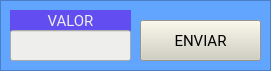
     <widget class="QFrame" name="frame_32">
      <property name="geometry">
       <rect>
        <x>300</x>
        <y>290</y>
        <width>271</width>
        <height>71</height>
       </rect>
      </property>
      <property name="styleSheet">
       <string notr="true">background-color: rgb(97, 165, 255);</string>
      </property>
      <property name="frameShape">
       <enum>QFrame::StyledPanel</enum>
      </property>
      <property name="frameShadow">
       <enum>QFrame::Raised</enum>
      </property>
      <widget class="QLabel" name="label_92">
       <property name="geometry">
        <rect>
         <x>10</x>
         <y>10</y>
         <width>121</width>
         <height>21</height>
        </rect>
       </property>
       <property name="font">
        <font>
         <family>Roboto</family>
         <pointsize>11</pointsize>
         <weight>50</weight>
         <italic>false</italic>
         <bold>false</bold>
        </font>
       </property>
       <property name="styleSheet">
        <string notr="true">font: 11pt &quot;Roboto&quot;;
color: rgb(238, 238, 236);
background-color: rgb(98, 77, 240);</string>
       </property>
       <property name="text">
        <string>VALOR</string>
       </property>
       <property name="alignment">
        <set>Qt::AlignCenter</set>
       </property>
      </widget>
      <widget class="QLineEdit" name="ingresar_dinero_5">
       <property name="geometry">
        <rect>
         <x>10</x>
         <y>30</y>
         <width>121</width>
         <height>31</height>
        </rect>
       </property>
       <property name="styleSheet">
        <string notr="true">background-color: rgb(238, 238, 236);</string>
       </property>
      </widget>
      <widget class="QPushButton" name="boton_invertir_caja_menor_5">
       <property name="geometry">
        <rect>
         <x>140</x>
         <y>20</y>
         <width>121</width>
         <height>41</height>
        </rect>
       </property>
       <property name="font">
        <font>
         <family>Roboto</family>
         <pointsize>11</pointsize>
         <weight>50</weight>
         <italic>false</italic>
         <bold>false</bold>
        </font>
       </property>
       <property name="styleSheet">
        <string notr="true">background-color: rgb(209, 207, 192);</string>
       </property>
       <property name="text">
        <string>ENVIAR</string>
       </property>
      </widget>
     </widget>
